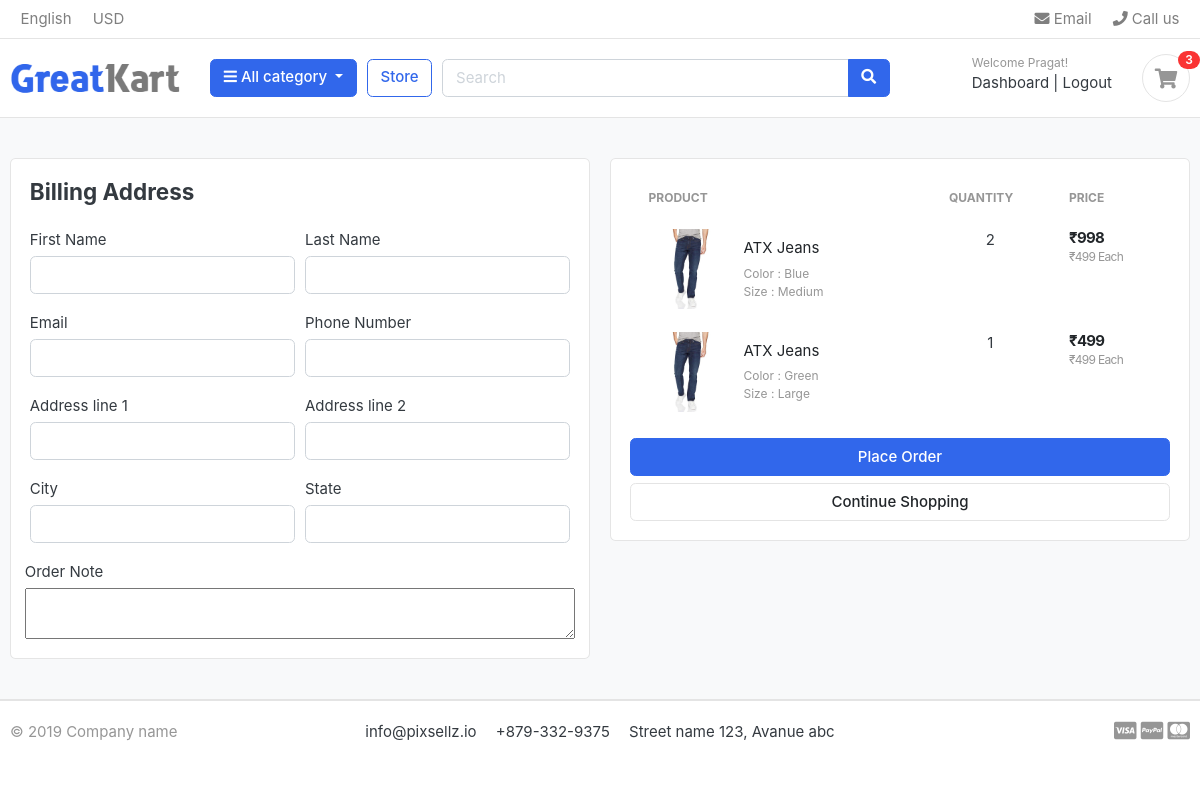
Page /cart/checkout/ (signed in) on the earlier database version.
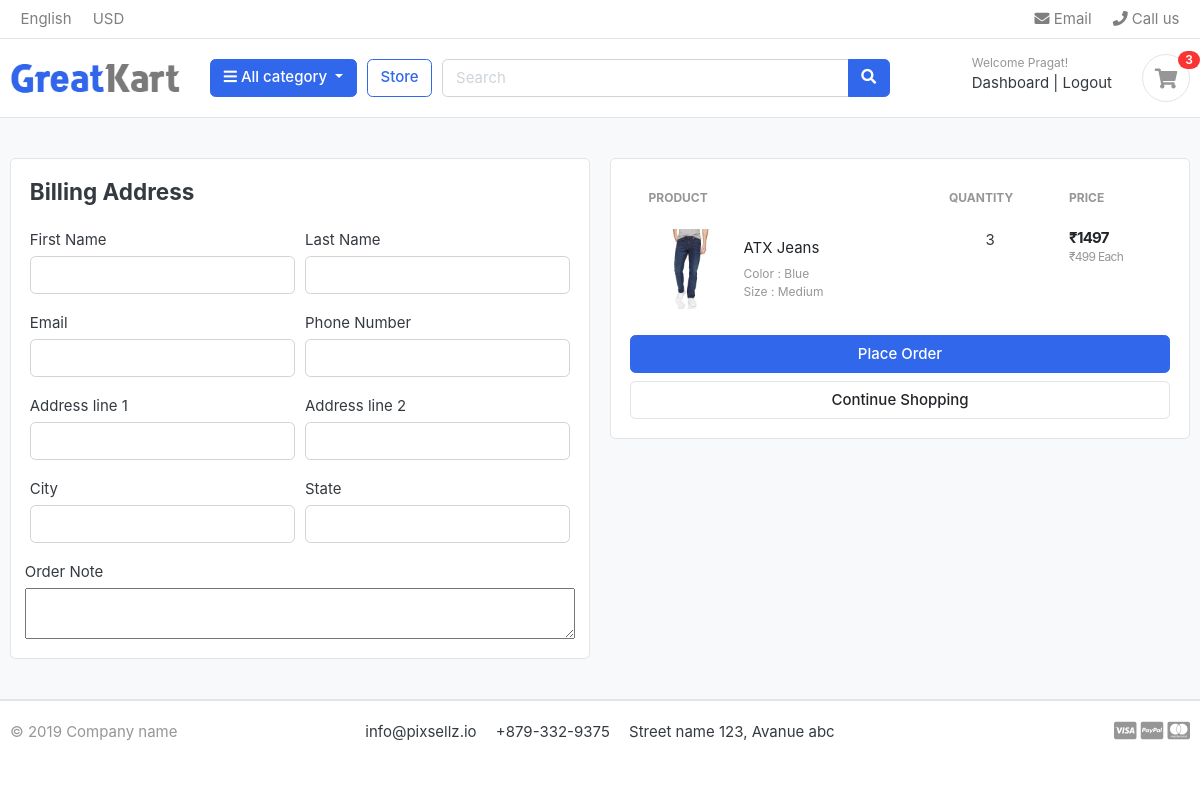
Same page on the later database version.
### carts/models.py (models this page shows, shortened)
class CartItem (models.Model):
    user = models.ForeignKey(Account, on_delete=models.CASCADE, null=True)
    product = models.ForeignKey(Product, on_delete=models.CASCADE)
    variations = models.ManyToManyField(Variation, blank=True)
    cart = models.ForeignKey(Cart, on_delete=models.CASCADE, null=True)
    quantity = models.IntegerField()
    is_active = models.BooleanField(default=True)
    def sub_total (self):
        return self.quantity * self.product.price

### store/models.py (models this page shows, shortened)
class Product (models.Model):
    product_name = models.CharField(max_length=200, unique=True)
    slug = models.SlugField(max_length=200, unique=True)
    description = models.TextField(max_length=500, blank=True)
    price = models.IntegerField()
    image = models.ImageField(upload_to='photos/products')
    stock = models.IntegerField()
    is_available = models.BooleanField(default=True)
    category = models.ForeignKey(Category, on_delete=models.CASCADE)
    created_date = models.DateTimeField(auto_now_add=True)
    modified_date = models.DateTimeField(auto_now=True)
    def get_url (self):
        return reverse ('product_detail', args=[self.category.slug, self.slug])

class Variation (models.Model):
    product = models.ForeignKey(Product, on_delete=models.CASCADE)
    variation_category = models.CharField(max_length=100, choices=variation_category_choice)
    variation_value = models.CharField(max_length=100)
    is_active = models.BooleanField(default=True)
    created_date = models.DateTimeField(auto_now=True)
    objects = VariationManager()

### carts/views.py (the view)
# urls.py: path('checkout/', views.checkout, name="checkout"),
@login_required(login_url='login')
def checkout (request, total=0, quantity=0, cart_item=None):
    tax = 0
    grand_total = 0
    cart_items = 0
    try:
        if request.user.is_authenticated:
            cart_items = CartItem.objects.filter(user=request.user, is_active=True)
        else:
            cart = Cart.objects.get(cart_id=_cart_id (request))
            cart_items = CartItem.objects.filter(cart=cart, is_active=True)
        for cart_item in cart_items:
            total += (cart_item.product.price * cart_item.quantity)
            quantity += cart_item.quantity
        tax = (2 * total)/100
        grand_total = total + tax
    except ObjectDoesNotExist:
        cart_items = None
    context = {
        'total' : total,
        'quantity' : quantity,
        'cart_items' : cart_items,
        'tax' : tax,
        'grand_total' : grand_total
    }
    return render (request, "store/checkout.html", context)

### carts/context_processors.py (called while the page is built)
def counter(request):
    cart_count = 0
    if 'admin' in request.path:
        return {}
    else:
        try:
            cart = Cart.objects.filter(cart_id=_cart_id(request))
            if request.user.is_authenticated:
                cart_items = CartItem.objects.all().filter(user=request.user)
            else:
                cart_items = CartItem.objects.all().filter(cart=cart[:1])
            for cart_item in cart_items:
                cart_count += cart_item.quantity
        except Cart.DoesNotExist:
            cart_count = 0
    return dict(cart_count=cart_count)

### carts/views.py (called while the page is built)
def _cart_id (request):
    cart = request.session.session_key
    if not cart:
        cart = request.session.create()
    return cart

### category/context_processors.py (called while the page is built)
def menu_links (request):
    links = Category.objects.all()
    return dict(links=links)

### category/models.py (called while the page is built)
    def get_url (self):
        return reverse ('products_by_category', args=[self.slug])

### templates/store/checkout.html (shortened to what this page needs)
{% extends 'base.html' %}
{% load static %}
{% block content %}
<section class="section-content padding-y bg">
<div class="container">
<div class="row">
  <aside class="col-lg-6">
<div class="card">
  <div class="card-body">
    <h4 class="card-title mb-4">Billing Address</h4>
    <form class="" action="{% url 'place_order' %}" method="post">
      <div class="form-row">
        <div class="col form-group">
          <label for="">First Name</label>
          <input type="text" name="first_name" class="form-control" required>
        </div>
        <div class="col form-group">
          <label for="">Last Name</label>
          <input type="text" name="last_name" class="form-control" required>
        </div>
      </div>
      <div class="form-row">
        <div class="col form-group">
          <label for="">Email</label>
          <input type="email" name="email" class="form-control" required>
        </div>
        <div class="col form-group">
          <label for="">Phone Number</label>
          <input type="text" name="phone" class="form-control" required>
        </div>
      </div>
      <div class="form-row">
        <div class="col form-group">
          <label for="">Address line 1</label>
          <input type="text" name="address_line_1" class="form-control" required>
        </div>
        <div class="col form-group">
          <label for="">Address line 2</label>
          <input type="text" name="address_line_2" class="form-control">
        </div>
      </div>
      <div class="form-row">
        <div class="col form-group">
          <label for="">City</label>
          <input type="text" name="city" class="form-control" required>
        </div>
        <div class="col form-group">
          <label for="">State</label>
          <input type="text" name="state" class="form-control" required>
        </div>
      </div>
      <div class="form-row">
        <label for="">Order Note</label>
        <textarea name="order_note" rows="2" cols="80"></textarea>
      </div>
  </div>
</div>
  </aside>
  <aside class="col-lg-6">
    <div class="card">
    <div class="card-body">
      <table class="table table-borderless table-shopping-cart">
      <thead class="text-muted">
      <tr class="small text-uppercase">
        <th scope="col">Product</th>
        <th scope="col" width="120">Quantity</th>
        <th scope="col" width="120">Price</th>
      </tr>
      </thead>
      <tbody>
      {% for cart_item in cart_items %}
      <tr>
        <td>
          <figure class="itemside align-items-center">
            <div class="aside"><img src="{{ cart_item.product.image.url }}" class="img-sm"></div>
            <figcaption class="info">
              <a href="{{ cart_item.product.get_url }}" class="title text-dark">{{ cart_item.product.product_name }}</a>
              <p class="text-muted small">
                {% if cart_item.variations.all %}
                  {% for item in cart_item.variations.all %}
                    {{ item.variation_category | capfirst }} : {{ item.variation_value | capfirst }} <br>
                  {% endfor %}
                {% endif %}
              </p>
            </figcaption>
          </figure>
        </td>
        <td class="text-center">
          <label for="">{{ cart_item.quantity }}</label>
        </td>
        <td>
          <div class="price-wrap">
            <var class="price">₹{{ cart_item.sub_total }}</var>
            <small class="text-muted"> ₹{{ cart_item.product.price }} Each</small>
          </div>
        </td>
      </tr>
      {% endfor %}
      </tbody>
      </table>
      <button type="submit" name="sumbit" class="btn btn-primary btn-block">Place Order</button>
      <a href="{% url 'store' %}" class="btn btn-light btn-block">Continue Shopping</a>
    </div>
    </div>
</aside>
</div>
</div>
</section>
{% endblock %}

Differences in the rows shown:
removed CartItem: product.image (picture), product.product_name "ATX Jeans", quantity "1", sub_total "499", product.price "499"
no longer on this page (row unchanged): Variation: variation_category "Color", variation_value "Green", shown under "ATX Jeans"
no longer on this page (row unchanged): Variation: variation_category "Size", variation_value "Large", shown under "ATX Jeans"
changed CartItem "ATX Jeans": quantity "2" → "3"; sub_total "998" → "1497"
